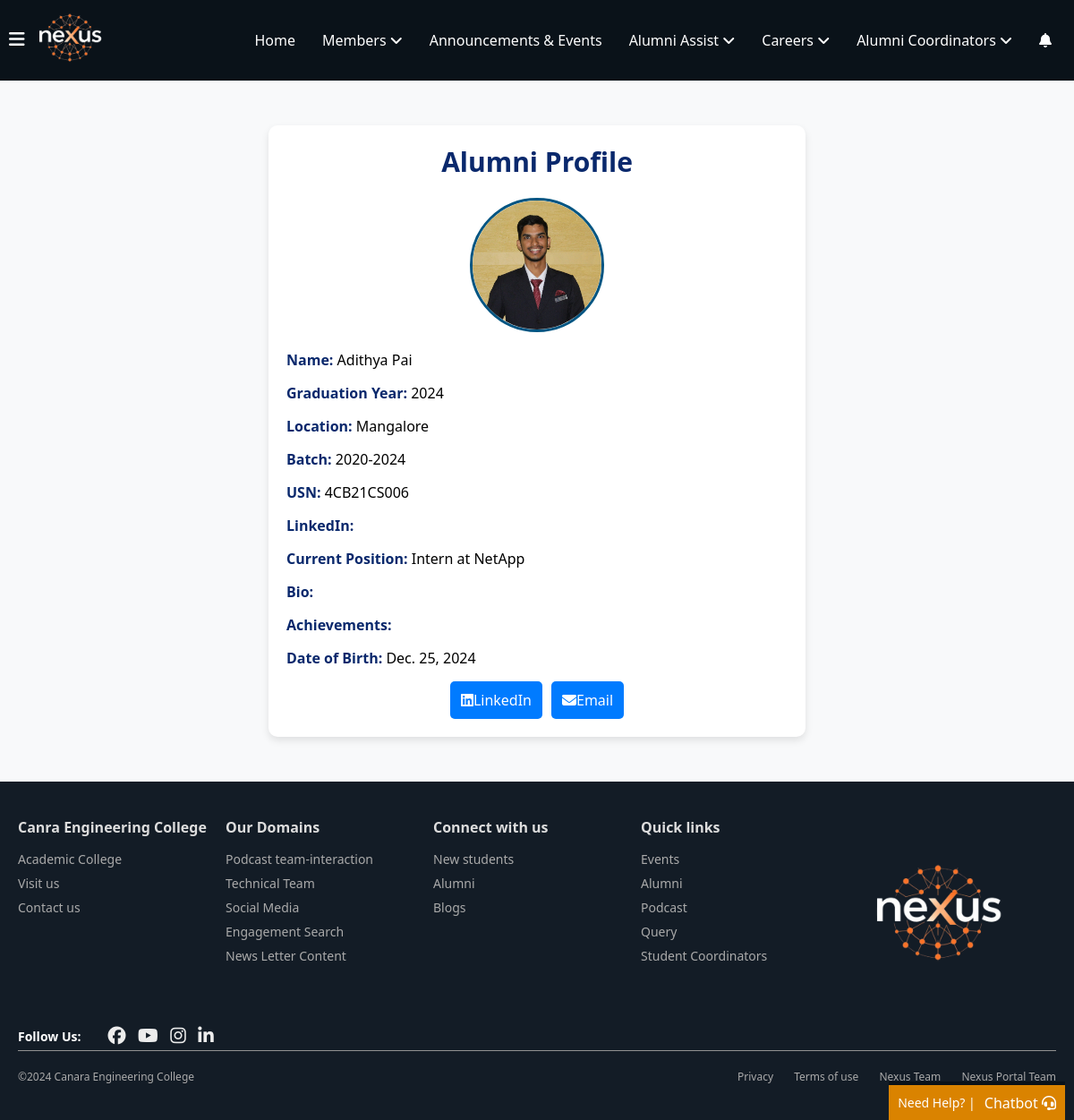
/achievements/Alumni_Profile/4/, run on an earlier commit of the app's database.
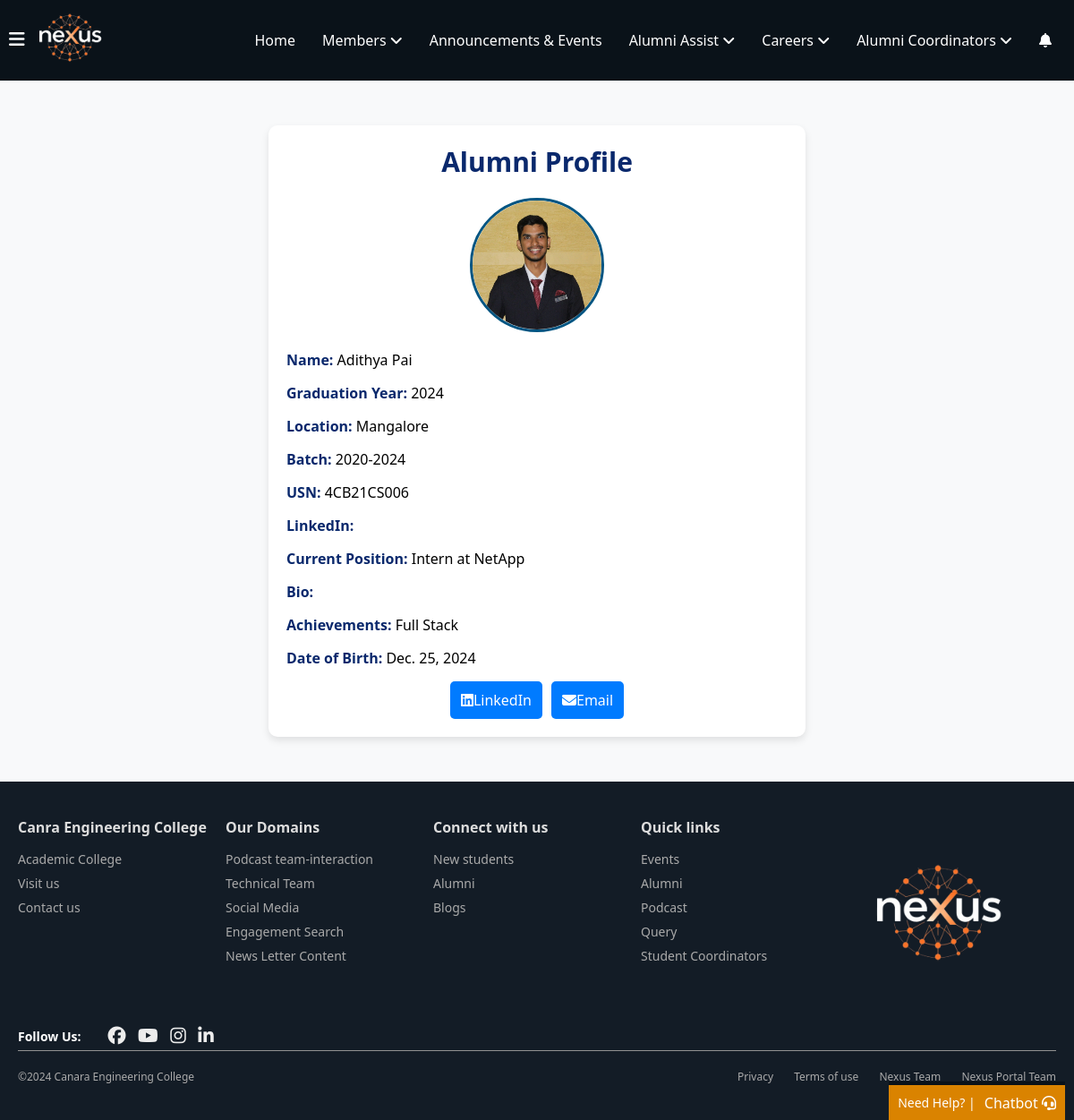
And on a later commit of the database.
### alumni_details/models.py (models this page shows, shortened)
class Alumni(models.Model):
    alumni_id = models.AutoField(primary_key=True)
    user = models.OneToOneField(User, on_delete=models.CASCADE, related_name="alumni_profile")
    first_name = models.CharField(max_length=100, db_index=True)
    last_name = models.CharField(max_length=100, db_index=True)
    phone_number = models.CharField(max_length=15, blank=True, null=True)  # Allows optional phone number
    graduation_year = models.IntegerField(db_index=True)  # Added index for graduation year
    location = models.CharField(max_length=255, blank=True, null=True)  # Optional location
    job_location=models.CharField(max_length=255,blank=True,null=True,db_index=True)
    profile_picture = models.ImageField(upload_to='photos/', blank=True, null=True, default='photos/default.png', validators=[validate_image_size])  # Add validator here
    batch = models.CharField(max_length=10)
    usn = models.CharField(max_length=20, unique=True)
    linkedin_url = models.URLField(max_length=255, blank=True, null=True)  # Optional LinkedIn URL
    facebook_url = models.URLField(max_length=255, blank=True, null=True)  # Optional Facebook URL
    instagram_url = models.URLField(max_length=255, blank=True, null=True)  # Optional Instagram URL
    twitter_url = models.URLField(max_length=255, blank=True, null=True)  # Optional Twitter URL
    youtube_url = models.URLField(max_length=255, blank=True, null=True)  # Optional YouTube URL
    current_position = models.CharField(max_length=255, db_index=True, null=True)
    branch = models.CharField(max_length=100, db_index=True)  # Added index for branch
    company_name = models.CharField(max_length=255, db_index=True, null=True)  # Added index for company name
    bio = models.TextField(blank=True, null=True)  # Optional bio
    achievements = models.TextField(blank=True, null=True)  # Optional achievements
    dob = models.DateField()
    is_alumni = models.BooleanField(default=True)
    personal_email = models.EmailField(blank=True, null=True, unique=True)  # Add personal email field
    profile_views = models.IntegerField(default=generate_random_views)  # Random views between 1-10
    uuid = models.UUIDField(default=uuid.uuid4, editable=False, unique=True)
    class Meta:
        indexes = [
            models.Index(fields=['first_name']),
            models.Index(fields=['last_name']),
            models.Index(fields=['current_position']),
            models.Index(fields=['graduation_year']),  # Index for faster filtering by graduation year
            models.Index(fields=['branch']),  # Index for faster filtering by branch
            models.Index(fields=['company_name']),  # Index for faster filtering by company name
            models.Index(fields=['job_location'])
        ]

### achievements/views.py (the view)
# urls.py: path('Alumni_Profile/<int:alumni_id>/', alumni_profile, name='alumni_profile'),
def alumni_profile(request, alumni_id):
    alumni = get_object_or_404(Alumni, pk=alumni_id)  # Fetch the alumni details using their ID
    return render(request, 'alumni_details/single-alumni-profile.html', {'alumni': alumni})

### notifications/context_processors.py (called while the page is built)
def notification_count(request):
    if request.user.is_authenticated:
        unread_count = Notification.objects.filter(
            recipient=request.user,
            viewed=False
        ).count()
        return {'unread_notifications_count': unread_count}
    return {'unread_notifications_count': 0}

### alumni_details/templates/alumni_details/single-alumni-profile.html (shortened to what this page needs)
{% extends 'home/layout.html' %}
{% load static %}
{% block content %}
<div class="profile-container">
    <h2>Alumni Profile</h2>
    {% if alumni.profile_picture %}
        <img src="{{ alumni.profile_picture.url }}" class="profile-img" alt="{{ alumni.first_name }}'s Profile Picture">
    {% else %}
        <img src="{% static 'alumni_details/assets/default.png' %}" class="profile-img" alt="Default Profile Picture">
    {% endif %}
    <div class="profile-detail">
        <strong>Name:</strong> {{ alumni.first_name }} {{ alumni.last_name }}
    </div>
    <div class="profile-detail">
        <strong>Graduation Year:</strong> {{ alumni.graduation_year }}
    </div>
    <div class="profile-detail">
        <strong>Location:</strong> {{ alumni.location }}
    </div>
    <div class="profile-detail">
        <strong>Batch:</strong> {{ alumni.batch }}
    </div>
    <div class="profile-detail">
        <strong>USN:</strong> {{ alumni.usn }}
    </div>
    <div class="profile-detail">
        <strong>LinkedIn:</strong> <a href="{{ alumni.linkedin_url }}" target="_blank">{{ alumni.linkedin_url }}</a>
    </div>
    <div class="profile-detail">
        <strong>Current Position:</strong> {{ alumni.current_position }} at {{ alumni.company_name }}
    </div>
    <div class="profile-detail">
        <strong>Bio:</strong> {{ alumni.bio }}
    </div>
    <div class="profile-detail">
        <strong>Achievements:</strong> {{ alumni.achievements }}
    </div>
    <div class="profile-detail">
        <strong>Date of Birth:</strong> {{ alumni.dob }}
    </div>
    <div class="social-links">
        <a class="connect-btn" href="{{ alumni.linkedin_url }}" target="_blank">
            <i class="fa-brands fa-linkedin"></i> LinkedIn
        </a>
        <a class="connect-btn" href="mailto:{{ alumni.personal_email }}">
            <i class="fa-solid fa-envelope"></i> Email
        </a>
    </div>
</div>
{% endblock %}

What changed in the data, as far as the page shows it:
changed Alumni "Adithya": achievements (not shown) → "Full Stack"
